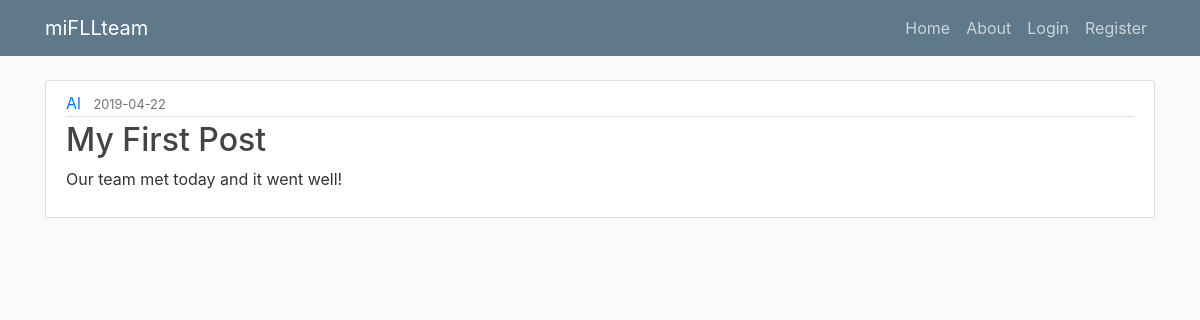
/post/1, run on the app's committed database.
### mifllteam/models.py (models this page shows, shortened)
class User(db.Model, UserMixin):
	id = db.Column(db.Integer, primary_key=True)
	username = db.Column(db.String(20), unique=True, nullable=False)
	email = db.Column(db.String(120), unique=True, nullable=False)
	teamno = db.Column(db.Integer, nullable=False)
	numberofmtgs = db.Column(db.Integer, nullable=False)
	password = db.Column(db.String(60), nullable=False)
	posts = db.relationship("Post", backref="author", lazy=True)

class Post(db.Model):
	id = db.Column(db.Integer, primary_key=True)
	title = db.Column(db.String(100), nullable=False)
	date_posted = db.Column(db.DateTime, nullable=False, default=datetime.utcnow)
	content = db.Column(db.Text, nullable=False)
	user_id = db.Column(db.Integer, db.ForeignKey("user.id"), nullable=False)

### mifllteam/routes.py (the view)
@app.route("/post/<int:post_id>")
def post(post_id):
	post=Post.query.get_or_404(post_id)
	return render_template('post.html', title=post.title, post=post)

### mifllteam/templates/post.html (shortened to what this page needs)
{% extends 'layout.html' %}
{% block content %}
	<article class="media content-section">
	  <div class="media-body">
	    <div class="article-metadata">
	      <a class="mr-2" href="#">{{ post.author.username }}</a>
	      <small class="text-muted">{{ post.date_posted.strftime('%Y-%m-%d') }}</small>
		</div>
		  	<h2 class="aticle-title">{{ post.title }}</h2>
		    <p class="article-content">{{ post.content }}</p>
		</div>
	</article>
{% endblock content %}

### mifllteam/static/main.css (style rules this page uses)
body { background: #fafafa; color: #333333; margin-top: 5rem; }
h1, h2, h3, h4, h5, h6 { color: #444444; }
.content-section { background: #ffffff; padding: 10px 20px; border: 1px solid #dddddd; border-radius: 3px; margin-bottom: 20px; }
.article-content { white-space: pre-line; }
.article-metadata { padding-bottom: 1px; margin-bottom: 4px; border-bottom: 1px solid #e3e3e3 }

### data on the page
User: author.username "Al"
Post: date_posted "2019-04-22", title "My First Post", content "Our team met today and it went well!"
